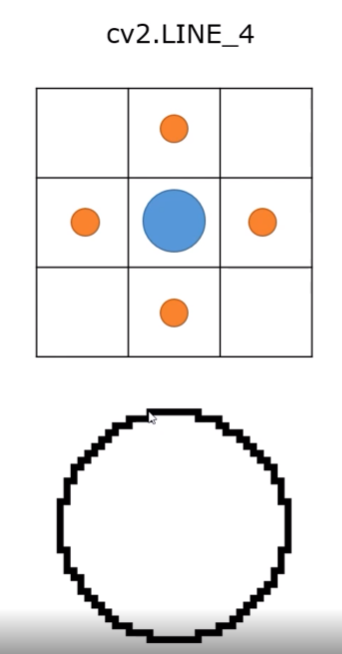
#> input picture OpenCV/cv2.LINE_4.png, 342 x 654 px
$ jupyter execute '03. 도형 그리기.ipynb'
#> lines starting #> are read from the running program, lines starting #| are printed output that depends on the picture; after the words box and inside, x2 and y2 are one past the last pixel; in counts of white or black regions, pixels touching at a corner belong together
# 3. 도형 그리기

## 1. 빈 스케치북 만들기

[cell 1]
import cv2
import numpy as np

# 세로 480 x 가로 640, 3 Channel (RGC) 에 해당하는  스케치북 만들기
img = np.zeros((480, 640, 3), dtype = np.uint8) # 모든 데이터를 0,0,0으로
# img[:] = (255, 255, 255) # (b,g,r)전체 공간을 흰 색으로 채우기
# print(img)
cv2.imshow('img', img)
cv2.waitKey(0)
cv2.destroyAllWindows()

## 2. 일부 영역 색칠

[cell 2]
import cv2
import numpy as np

img = np.zeros((480, 640, 3), dtype = np.uint8) # 모든 데이터를 0,0,0으로
img[100:200, 200:300] = (255, 255, 255)
# [세로 영역, 가로 영역]
cv2.imshow('img', img)
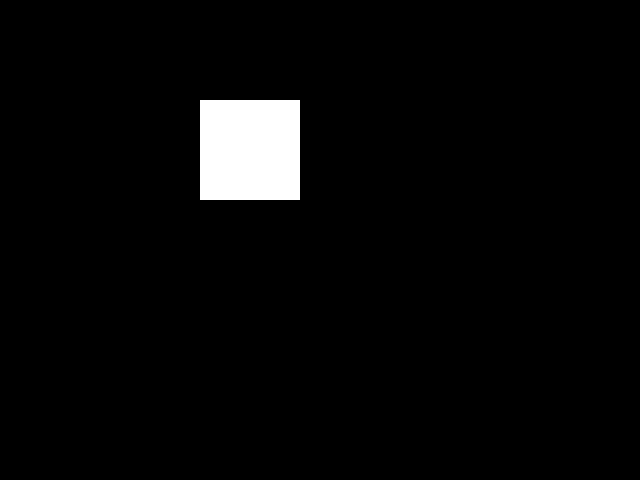
#> window 'img': shape (480, 640, 3); 3.3% white; 1 white region, box (x1, y1, x2, y2) and area: (200, 100, 300, 200) 10000
cv2.waitKey(0)
cv2.destroyAllWindows()

## 3. 직선
> 직선의 종류 (line type)

1. cv2.LINE_4 : 상하좌우 4 방향으로 연결된 선
1. cv2.LINE_8 : 대각선을 포함한 8 방향으로 연결된 선 (기본값)
1. cv2.LINE_AA : 부드러운 선 (anti-aliasing)

[cell 3]
import cv2
import numpy as np

img = np.zeros((480, 640, 3), dtype = np.uint8) # 모든 데이터를 0,0,0으로

COLOR = (0, 255, 255) # BGR : yellow, 색깔
THICKNESS = 3 # 두께

cv2.line(img, (50, 100), (400, 50), COLOR, THICKNESS, cv2.LINE_8) # 50,100 점에서 400,50 점까지
# 그릴 위치, 시작 점, 끝 점, 색깔, 두께, 선 종류
cv2.line(img, (50, 200), (400, 150), COLOR, THICKNESS, cv2.LINE_4) # 50,100 점에서 400,50 점까지
cv2.line(img, (50, 300), (400, 250), COLOR, THICKNESS, cv2.LINE_AA) # 50,100 점에서 400,50 점까지

cv2.imshow('img', img)
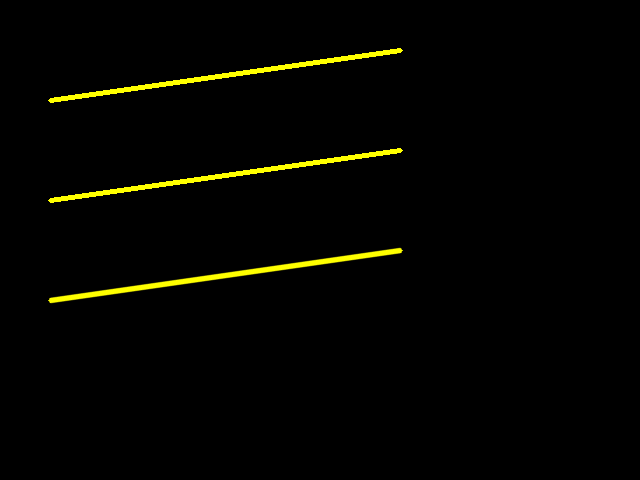
#> window 'img': shape (480, 640, 3); mean B, G, R 0, 4.5, 4.5
cv2.waitKey(0)
cv2.destroyAllWindows()

### cv2.LINE_4

- 모든 선이 이어 진다. ( 상하 좌우만 그릴 수 있으므로 )

[cell 4]
import cv2

img = cv2.imread('cv2.LINE_4.png') # 해당경로의 이미지 파일 읽어오는 것
#> img is the input picture: shape (654, 342, 3); mean B, G, R 237.3, 237.2, 237.7
cv2.imshow('img', img) #  img라는 이름의 창에 img를 표시 1. 창의이름, 2. 이미지
key = cv2.waitKey(0) # 지정된 시간 동안 사용자 키 입력 대기 0 : 키입력대기 ,5000 : 5초 뒤에 자동으로 다음코드로 넘어감
#> (key Esc is pressed here)
print(key) # 예시로 q는 113 아스키코드를 통해 원하는 키 입력하면 종료할 수 있게 할 수 있음
cv2.destroyAllWindows() # 모든 창 닫기

### cv2.LINE_8
- 모든 선이 꼭짓점으로 이어 진다. ( 꼭짓점으로 연결될 수 있으므로 )
cf. 그림판 열면 , LINE_8로 자동으로 변환시켜준다.

[cell 5]
import cv2

img = cv2.imread('cv2.LINE_8.png') # 해당경로의 이미지 파일 읽어오는 것
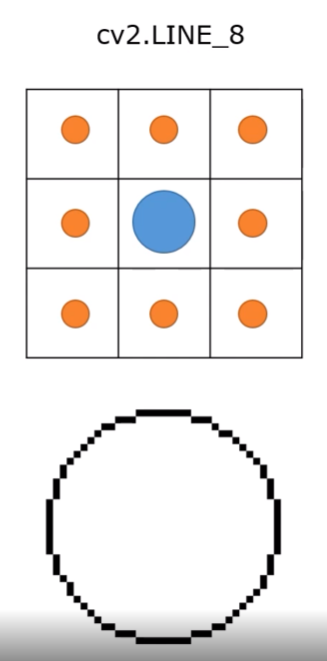
#> input picture OpenCV/cv2.LINE_8.png, 327 x 661 px
#> img is the input picture: shape (661, 327, 3); mean B, G, R 235.4, 236.3, 238.2
cv2.imshow('img', img) #  img라는 이름의 창에 img를 표시 1. 창의이름, 2. 이미지
key = cv2.waitKey(0) # 지정된 시간 동안 사용자 키 입력 대기 0 : 키입력대기 ,5000 : 5초 뒤에 자동으로 다음코드로 넘어감
#> (key Esc is pressed here)
print(key) # 예시로 q는 113 아스키코드를 통해 원하는 키 입력하면 종료할 수 있게 할 수 있음
cv2.destroyAllWindows() # 모든 창 닫기

## 4. 원

[cell 6]
import cv2
import numpy as np

img = np.zeros((480, 640, 3), dtype = np.uint8) # 모든 데이터를 0,0,0으로

COLOR = (255, 255, 0) # BGR : 옥 색깔
RADIUS = 50 # 반지름
THICKNESS = 10 # 두께

cv2.circle(img, (200, 100), RADIUS, COLOR, THICKNESS, cv2.LINE_AA) # 속이 빈 원
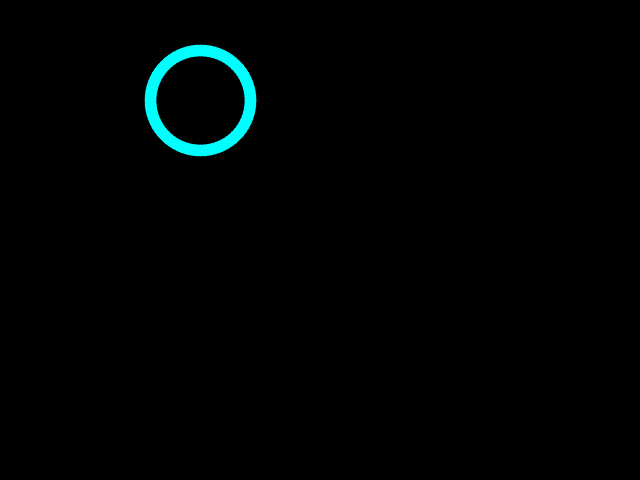
#> img: shape (480, 640, 3); mean B, G, R 3, 3, 0
# 그릴 위치, 원의 중심점, 반지름, 색깔, 두께, 선 종류
cv2.circle(img, (400, 100), RADIUS, COLOR, cv2.FILLED, cv2.LINE_AA) # 속이 꽉 찬 원

cv2.imshow('img', img)
cv2.waitKey(0)
cv2.destroyAllWindows()

## 5. 사각형

[cell 7]
import cv2
import numpy as np

img = np.zeros((480, 640, 3), dtype = np.uint8) # 모든 데이터를 0,0,0으로

COLOR = (0, 255, 0) # BGR : 초록 색깔
THICKNESS = 3 # 두께

cv2.rectangle(img, (100, 100), (200, 200), COLOR, THICKNESS) # 속이 빈 사각형
# 그릴 위치, 왼쪽 위 좌표, 오른쪽 아래 좌표, 색깔, 두께
cv2.rectangle(img, (300, 100), (400, 300), COLOR, cv2.FILLED) # 속이 꽉 찬 사각형
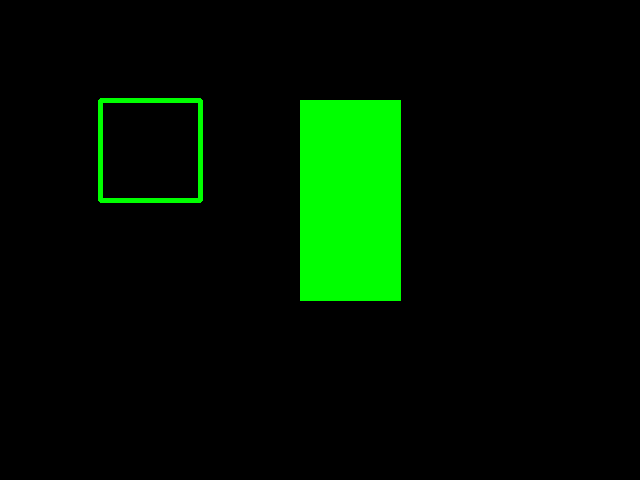
#> img: shape (480, 640, 3); mean B, G, R 0, 18.5, 0


cv2.imshow('img', img)
cv2.waitKey(0)
cv2.destroyAllWindows()

## 6. 다각형

[cell 8]
import cv2
import numpy as np

img = np.zeros((480, 640, 3), dtype = np.uint8) # 모든 데이터를 0,0,0으로

COLOR = (0, 0, 255) # BGR : 빨간 색깔
THICKNESS = 3 # 두께

pts1 = np.array([[100, 100],
                 [200, 100],
                 [100, 200]]) # 삼각형

pts2 = np.array([[300, 100],
                 [300, 200],
                 [400, 100]]) # 삼각형

pts3 = np.array([[100, 200],
                 [100, 300],
                 [200, 300]]) # 삼각형
# cv2.polylines(img, [pts1], True, COLOR, THICKNESS, cv2.LINE_AA) # 닫힌 도형
# cv2.polylines(img, [pts2], False, COLOR, THICKNESS, cv2.LINE_AA) # 열린 도형
# cv2.polylines(img, [pts3], True, COLOR, THICKNESS, cv2.LINE_AA) # 닫힌 도형

cv2.polylines(img, [pts1, pts3], True, COLOR, THICKNESS, cv2.LINE_AA) # 속이 빈 다각형
# 그릴 위치, 그릴 좌표들, 닫힘 여부, 색깔, 두께, 선 종류

pts4 = np.array([[[100, 300],
                 [200, 300],
                 [100, 400]],
                 [[200, 300],
                  [300, 300],
                  [300, 400]]]) # 삼각형

cv2.fillPoly(img, pts4, COLOR, cv2.LINE_AA) # 속이 꽉 찬 다각형
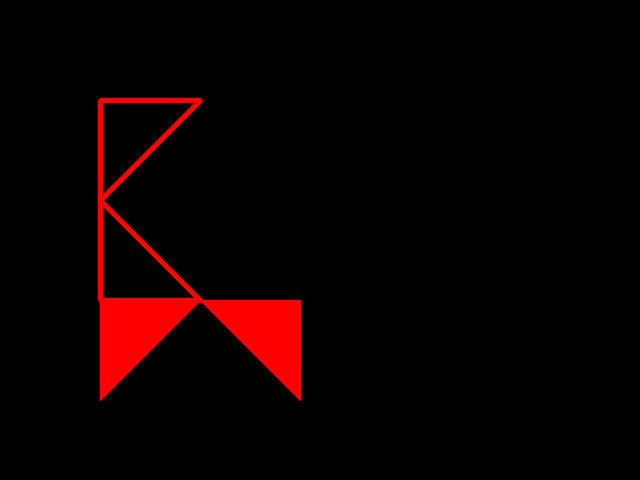
#> img: shape (480, 640, 3); mean B, G, R 0, 0, 11.3
# 그릴 위치, 그릴 좌표들, 색깔, 선 종류

cv2.imshow('img', img)
cv2.waitKey(0)
cv2.destroyAllWindows()
